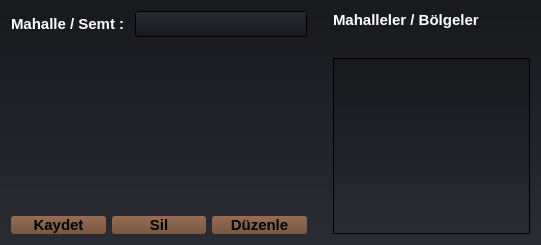
<?xml version="1.0" encoding="UTF-8"?>
<ui version="4.0">
 <class>Form</class>
 <widget class="QWidget" name="Form">
  <property name="geometry">
   <rect>
    <x>0</x>
    <y>0</y>
    <width>541</width>
    <height>245</height>
   </rect>
  </property>
  <property name="font">
   <font>
    <pointsize>11</pointsize>
    <weight>75</weight>
    <bold>true</bold>
   </font>
  </property>
  <property name="windowTitle">
   <string>Form</string>
  </property>
  <property name="styleSheet">
   <string notr="true">/*Copyright (c) DevSec Studio. All rights reserved.

MIT License

Permission is hereby granted, free of charge, to any person obtaining a copy
of this software and associated documentation files (the &quot;Software&quot;), to deal
in the Software without restriction, including without limitation the rights
to use, copy, modify, merge, publish, distribute, sublicense, and/or sell
copies of the Software, and to permit persons to whom the Software is
furnished to do so, subject to the following conditions:

The above copyright notice and this permission notice shall be included in all
copies or substantial portions of the Software.

THE SOFTWARE IS PROVIDED *AS IS*, WITHOUT WARRANTY OF ANY KIND, EXPRESS OR
IMPLIED, INCLUDING BUT NOT LIMITED TO THE WARRANTIES OF MERCHANTABILITY,
FITNESS FOR A PARTICULAR PURPOSE AND NONINFRINGEMENT. IN NO EVENT SHALL THE
AUTHORS OR COPYRIGHT HOLDERS BE LIABLE FOR ANY CLAIM, DAMAGES OR OTHER
LIABILITY, WHETHER IN AN ACTION OF CONTRACT, TORT OR OTHERWISE, ARISING FROM,
OUT OF OR IN CONNECTION WITH THE SOFTWARE OR THE USE OR OTHER DEALINGS IN THE SOFTWARE.
*/

/*-----QWidget-----*/
QWidget
{
	background-color: qlineargradient(spread:repeat, x1:1, y1:0, x2:1, y2:1, stop:0 rgba(24, 25, 29, 255),stop:1 rgba(42, 44, 51, 255));
	color: #eee;
	border-color: #000000;

}


/*-----QLabel-----*/
QLabel
{
	background-color: transparent;
	color: #ffffff;

}


QLabel::disabled
{
	background-color: transparent;
	color: gray;

}


/*-----QMenuBar-----*/
QMenuBar
{
	background-color: qlineargradient(spread:repeat, x1:1, y1:0, x2:1, y2:1, stop:0 rgba(42, 44, 51, 255), stop:1 rgba(24, 25, 29, 255));
	color: #eee;
	border-color: #000000;

}


/*-----QLineEdit-----*/
QLineEdit
{
	
	background-color: qlineargradient(spread:repeat, x1:1, y1:0, x2:1, y2:1, stop:0 rgba(42, 44, 51, 255), stop:1 rgba(24, 25, 29, 255));
	color: #eee;
	border-color: #000000;
	

}






QMenuBar::item
{
    background-color: transparent;

}


QMenuBar::item:disabled
{
    background-color: transparent;
	color: gray;

}


QMenuBar::item:selected
{
    background-color: qlineargradient(spread:repeat, x1:1, y1:0, x2:1, y2:1, stop:0 rgba(171, 129, 102, 255),stop:1 rgba(140, 107, 85, 255));

}


QMenuBar::item:pressed
{
    background-color: qlineargradient(spread:repeat, x1:1, y1:0, x2:1, y2:1, stop:0 rgba(121, 79, 52, 255),stop:1 rgba(90, 57, 35, 255));
    border: 1px solid #794f34;
    margin-bottom: -1px;
    padding-bottom: 1px;

}


/*-----QMenu-----*/
QMenu
{
    background-color: qlineargradient(spread:repeat, x1:1, y1:0, x2:1, y2:1, stop:0 rgba(24, 25, 29, 255),stop:1 rgba(42, 44, 51, 255));
    border: 1px solid;
    color: #eee;

}


QMenu::separator
{
    height: 1px;
    background-color: #000;
    color: #ffffff;
    padding-left: 4px;
    margin-left: 10px;
    margin-right: 5px;

}


QMenu::item
{
    min-width : 150px;
    padding: 3px 20px 3px 20px;

}


QMenu::item:selected
{
    background-color: qlineargradient(spread:repeat, x1:1, y1:0, x2:1, y2:1, stop:0 rgba(121, 79, 52, 255),stop:1 rgba(90, 57, 35, 255));
    color: #ffffff;

}


QMenu::item:disabled
{
    color: #262626;

}



/*-----QPushButton-----*/
QPushButton
{
	background-color: qlineargradient(spread:repeat, x1:1, y1:0, x2:1, y2:1, stop:0 rgba(151, 109, 82, 255),stop:1 rgba(120, 87, 65, 255));
	color: #000000;
	border-color: #000000;
	border-radius: 3px;

}


QPushButton::hover
{
	background-color: qlineargradient(spread:repeat, x1:1, y1:0, x2:1, y2:1, stop:0 rgba(171, 129, 102, 255),stop:1 rgba(140, 107, 85, 255));
	color: #000000;
	border-color: #000000;
	border-radius: 3px;

}


QPushButton::pressed
{
	background-color: qlineargradient(spread:repeat, x1:1, y1:0, x2:1, y2:1, stop:0 rgba(121, 79, 52, 255),stop:1 rgba(90, 57, 35, 255));
	color: #000000;
	border-color: #000000;
	border-radius: 3px;

}


QPushButton::checked
{
	background-color: qlineargradient(spread:repeat, x1:1, y1:0, x2:1, y2:1, stop:0 rgba(121, 79, 52, 255),stop:1 rgba(90, 57, 35, 255));
	color: #000000;
	border-color: #000000;
	border-radius: 3px;

}


/*-----QSlider-----*/
QSlider{
	background-color: transparent;

}


QSlider::groove:horizontal 
{
	background-color: transparent;
	height: 3px;

}


QSlider::sub-page:horizontal 
{
	background-color: qlineargradient(spread:repeat, x1:1, y1:0, x2:1, y2:1, stop:0 rgba(121, 79, 52, 255),stop:1 rgba(90, 57, 35, 255));

}


QSlider::add-page:horizontal 
{
	background-color: #666765;

}


QSlider::handle:horizontal 
{
	background-color: qlineargradient(spread:repeat, x1:1, y1:0, x2:1, y2:1, stop:0 rgba(151, 109, 82, 255),stop:1 rgba(120, 87, 65, 255));
	width: 14px;
	margin: -5px;
	border-radius: 6px;

}


QSlider::handle:horizontal:hover 
{
	background-color: qlineargradient(spread:repeat, x1:1, y1:0, x2:1, y2:1, stop:0 rgba(121, 79, 52, 255),stop:1 rgba(90, 57, 35, 255));

}


QSlider::sub-page:horizontal:disabled 
{
	background-color: #bbb;
	border-color: #999;

}


QSlider::add-page:horizontal:disabled 
{
	background-color: #eee;
	border-color: #999;

}


QSlider::handle:horizontal:disabled 
{
	background-color: #eee;
	border: 1px solid #aaa;
	border-radius: 3px;

}


/*-----QStatusBar-----*/
QStatusBar
{
	background-color: qlineargradient(spread:repeat, x1:1, y1:0, x2:1, y2:1, stop:0 rgba(42, 44, 51, 255), stop:1 rgba(24, 25, 29, 255));
	color: #eee;
	border-color: #000000;

}


</string>
  </property>
  <layout class="QGridLayout" name="gridLayout">
   <item row="0" column="0">
    <layout class="QHBoxLayout" name="horizontalLayout_2" stretch="60,0,40">
     <item>
      <layout class="QVBoxLayout" name="verticalLayout">
       <item>
        <layout class="QFormLayout" name="formLayout">
         <property name="labelAlignment">
          <set>Qt::AlignRight|Qt::AlignTrailing|Qt::AlignVCenter</set>
         </property>
         <item row="0" column="0">
          <widget class="QLabel" name="label">
           <property name="text">
            <string>Mahalle / Semt : </string>
           </property>
          </widget>
         </item>
         <item row="0" column="1">
          <widget class="QLineEdit" name="le_neighborhood"/>
         </item>
        </layout>
       </item>
       <item>
        <spacer name="verticalSpacer">
         <property name="orientation">
          <enum>Qt::Vertical</enum>
         </property>
         <property name="sizeHint" stdset="0">
          <size>
           <width>20</width>
           <height>40</height>
          </size>
         </property>
        </spacer>
       </item>
       <item>
        <layout class="QHBoxLayout" name="horizontalLayout">
         <item>
          <widget class="QPushButton" name="btn_save">
           <property name="text">
            <string>Kaydet</string>
           </property>
          </widget>
         </item>
         <item>
          <widget class="QPushButton" name="btn_delete">
           <property name="text">
            <string>Sil</string>
           </property>
          </widget>
         </item>
         <item>
          <widget class="QPushButton" name="btn_edit">
           <property name="text">
            <string>Düzenle</string>
           </property>
          </widget>
         </item>
        </layout>
       </item>
      </layout>
     </item>
     <item>
      <spacer name="horizontalSpacer">
       <property name="orientation">
        <enum>Qt::Horizontal</enum>
       </property>
       <property name="sizeHint" stdset="0">
        <size>
         <width>20</width>
         <height>20</height>
        </size>
       </property>
      </spacer>
     </item>
     <item>
      <layout class="QVBoxLayout" name="verticalLayout_2">
       <item>
        <widget class="QLabel" name="label_5">
         <property name="text">
          <string>Mahalleler / Bölgeler</string>
         </property>
        </widget>
       </item>
       <item>
        <spacer name="verticalSpacer_2">
         <property name="orientation">
          <enum>Qt::Vertical</enum>
         </property>
         <property name="sizeHint" stdset="0">
          <size>
           <width>20</width>
           <height>40</height>
          </size>
         </property>
        </spacer>
       </item>
       <item>
        <widget class="QListWidget" name="lw_neighborhood"/>
       </item>
      </layout>
     </item>
    </layout>
   </item>
  </layout>
 </widget>
 <resources/>
 <connections/>
</ui>
